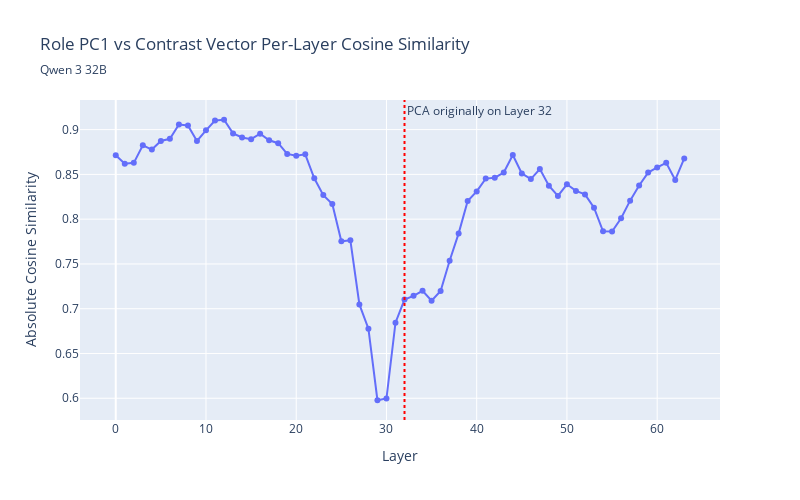

The cell this chart's notebook holds for it:
### Code cell
import plotly.graph_objects as go

fig = go.Figure()

fig.add_trace(go.Scatter(
    x=list(range(float_stack_vectors.shape[1])),
    y=abs_similarities,
    mode='lines+markers',
    name='Cosine Similarity'
))

fig.add_vline(x=layer, line_dash="dot", line_color="red", annotation_text=f"PCA originally on Layer {layer}", annotation_position="top right")

fig.update_layout(
    title={
        'text': 'Role PC1 vs Contrast Vector Per-Layer Cosine Similarity',
        'subtitle': {
            'text': f'{model_name.replace("-", " ").title()}',
        }
    },
    xaxis_title='Layer',
    yaxis_title='Absolute Cosine Similarity',
    height=500,
    width=800,
)

fig.show()
fig.write_html(f'/root/git/plots/{model_name}/pc1/contrast_vector_cosine_similarity_nomean.html')

### Figure 1 — Plotly figure (JSON) as saved in the notebook; plotly's stock layout.template omitted (floating-point values rounded to 4 significant figures)
{"data": [{"mode": "lines+markers", "name": "Cosine Similarity", "type": "scatter", "x": [0, 1, 2, 3, 4, 5, 6, 7, 8, 9, 10, 11, 12, 13, 14, 15, 16, 17, 18, 19, 20, 21, 22, 23, 24, 25, 26, 27, 28, 29, 30, 31, 32, 33, 34, 35, 36, 37, 38, 39, 40, 41, 42, 43, 44, 45, 46, 47, 48, 49, 50, 51, 52, 53, 54, 55, 56, 57, 58, 59, 60, 61, 62, 63], "y": [0.8714, 0.8618, 0.8629, 0.8825, 0.8777, 0.8873, 0.8898, 0.9057, 0.9046, 0.8874, 0.8992, 0.9102, 0.911, 0.8958, 0.8912, 0.8893, 0.8954, 0.8881, 0.8848, 0.8729, 0.8709, 0.8724, 0.8457, 0.8269, 0.8168, 0.7752, 0.7764, 0.7048, 0.6777, 0.5978, 0.5997, 0.6844, 0.7103, 0.7144, 0.72, 0.7089, 0.7198, 0.7535, 0.7841, 0.8203, 0.831, 0.8453, 0.8463, 0.8521, 0.8716, 0.8511, 0.8448, 0.8561, 0.8374, 0.826, 0.8389, 0.8315, 0.8276, 0.8129, 0.7865, 0.7863, 0.801, 0.8207, 0.8376, 0.852, 0.8578, 0.863, 0.8438, 0.8679]}], "layout": {"annotations": [{"showarrow": false, "text": "PCA originally on Layer 32", "x": 32, "xanchor": "left", "xref": "x", "y": 1, "yanchor": "top", "yref": "y domain"}], "height": 500, "shapes": [{"line": {"color": "red", "dash": "dot"}, "type": "line", "x0": 32, "x1": 32, "xref": "x", "y0": 0, "y1": 1, "yref": "y domain"}], "title": {"subtitle": {"text": "Qwen 3 32B"}, "text": "Role PC1 vs Contrast Vector Per-Layer Cosine Similarity"}, "width": 800, "xaxis": {"title": {"text": "Layer"}}, "yaxis": {"title": {"text": "Absolute Cosine Similarity"}}}}
